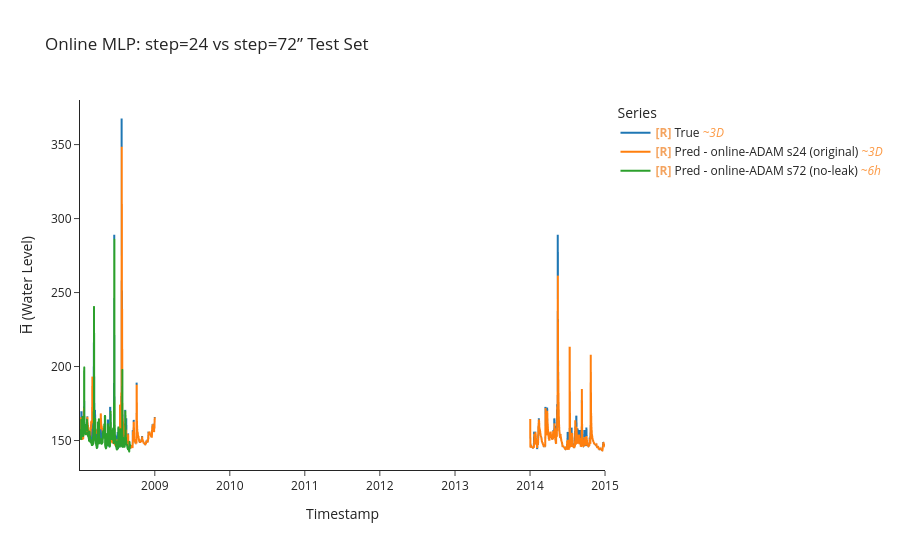

The cell this chart's notebook holds for it:
### Code cell
# --- Train & evaluate with step=72 (no leakage) ---
model_72, optimizer_72, criterion_72 = build_mlp(LOOKBACK*N_FEATURES, HORIZON)

y_true_72, y_pred_72, time_indices_72, _ = uf.train_model_online(model_72, optimizer_72, criterion_72,
                                                                   train_ds_72, train_df,
                                                                   LOOKBACK, HORIZON, BATCH_SIZE)

y_true_test_72, y_pred_test_72, time_indices_test_72 = uf.model_evaluate_with_norm(model_72, criterion_72,
                                                                                    test_ds_72, test_df.index,
                                                                                    LOOKBACK, HORIZON, BATCH_SIZE)

# --- Compare step=24 (original) vs step=72 (no leakage) on test set ---
uf.calculate_metrics_and_plot(
    {
        "online-ADAM s24 (original)": (y_true_test,    y_pred_test,    time_indices_test),
        "online-ADAM s72 (no-leak)":  (y_true_test_72, y_pred_test_72, time_indices_test_72),
    },
    plot_title="Online MLP: step=24 vs step=72” Test Set",
    export_metrics=True,
    export_html=True,
    export_file_name='results/testing/online/Online_step_comparison'
)

### Figure 1 — Plotly figure (JSON) as saved in the notebook; plotly's stock layout.template omitted (floating-point values rounded to 4 significant figures; data arrays with more than 128 entries replaced by an {"elided": "..."} marker saying what was removed)
{"data": [{"hovertemplate": "Legend=True<br>Timestamp=%{x}<br>H̅ (Water Level)=%{y}<extra></extra>", "legendgroup": "True", "line": {"color": "#1f77b4", "dash": "solid", "width": 2}, "marker": {"symbol": "circle"}, "mode": "lines", "name": "<b style=\"color:sandybrown\">[R]</b> True <i style=\"color:#fc9944\">~3D</i>", "showlegend": true, "type": "scattergl", "uid": "e9679635-7026-44c9-9d70-ce2f0254294f", "x": {"elided": "1001 str values"}, "xaxis": "x", "y": {"elided": "1001 float values"}, "yaxis": "y"}, {"hovertemplate": "Legend=Pred - online-ADAM s24 (original)<br>Timestamp=%{x}<br>H̅ (Water Level)=%{y}<extra></extra>", "legendgroup": "Pred - online-ADAM s24 (original)", "line": {"color": "#ff7f0e", "dash": "solid", "width": 2}, "marker": {"symbol": "circle"}, "mode": "lines", "name": "<b style=\"color:sandybrown\">[R]</b> Pred - online-ADAM s24 (original) <i style=\"color:#fc9944\">~3D</i>", "showlegend": true, "type": "scattergl", "uid": "55b4400a-eef7-48b8-b113-817eff0ac4f9", "x": {"elided": "1001 str values"}, "xaxis": "x", "y": {"elided": "1001 float values"}, "yaxis": "y"}, {"hovertemplate": "Legend=Pred - online-ADAM s72 (no-leak)<br>Timestamp=%{x}<br>H̅ (Water Level)=%{y}<extra></extra>", "legendgroup": "Pred - online-ADAM s72 (no-leak)", "line": {"color": "#2ca02c", "dash": "solid", "width": 2}, "marker": {"symbol": "circle"}, "mode": "lines", "name": "<b style=\"color:sandybrown\">[R]</b> Pred - online-ADAM s72 (no-leak) <i style=\"color:#fc9944\">~6h</i>", "showlegend": true, "type": "scattergl", "uid": "b758cff4-8d40-4d1c-9389-43495ece76a8", "x": {"elided": "1000 str values"}, "xaxis": "x", "y": {"elided": "1000 float values"}, "yaxis": "y"}], "layout": {"height": 550, "legend": {"title": {"text": "Series"}, "tracegroupgap": 0}, "title": {"text": "Online MLP: step=24 vs step=72” Test Set"}, "xaxis": {"anchor": "y", "domain": [0, 1], "title": {"text": "Timestamp"}}, "yaxis": {"anchor": "x", "domain": [0, 1], "title": {"text": "H̅ (Water Level)"}}}}
